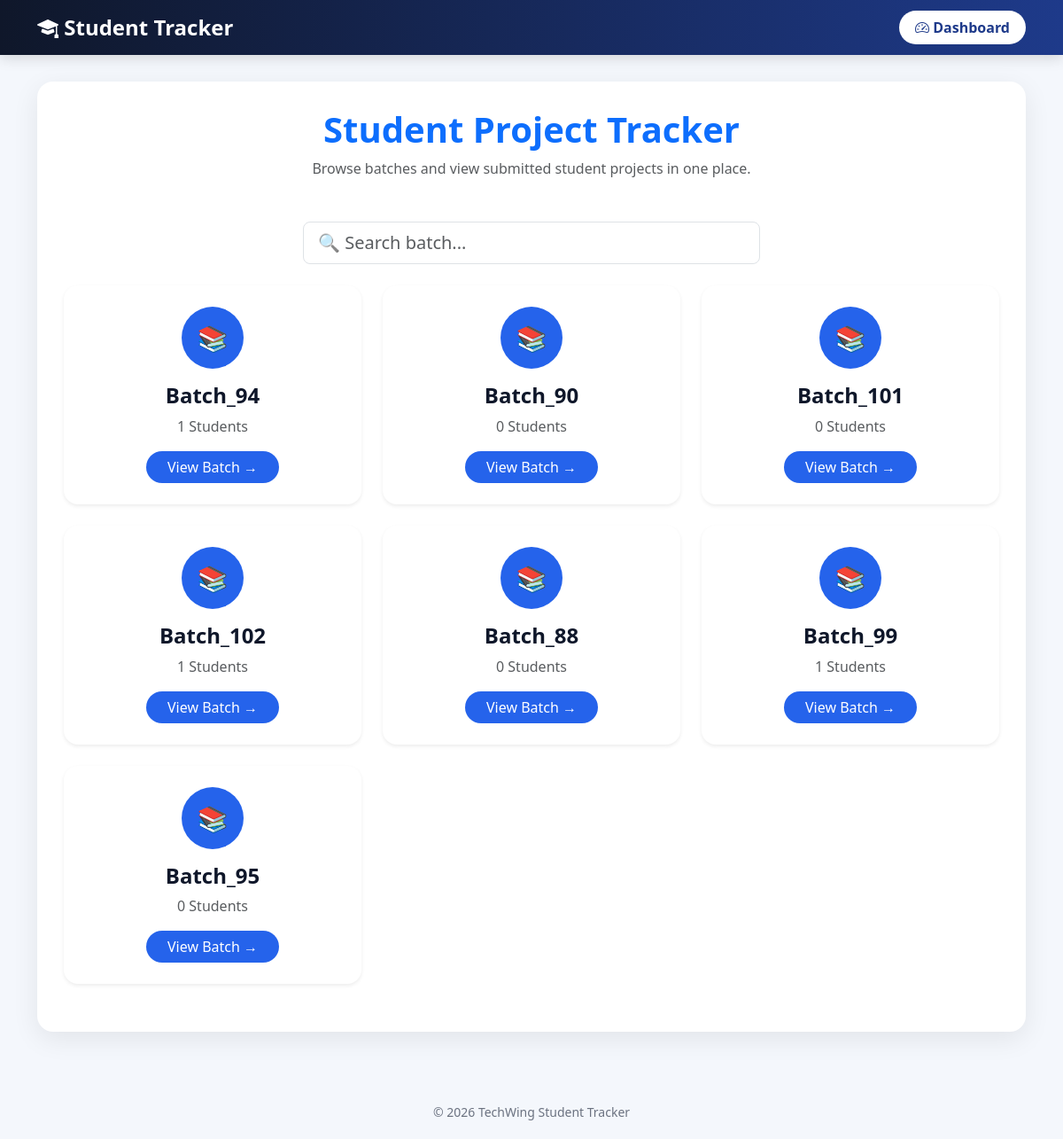
The page / on the database its author committed.
### tracker/models.py (models this page shows, shortened)
class Batch(models.Model):
    name = models.CharField(max_length=100)

### tracker/views.py (the view)
# urls.py: path('', views.home, name='home'),
def home(request):
    batches = Batch.objects.all()
    return render(
        request,
        "home.html",
        {"batches": batches}
    )

### tracker/templates/home.html (shortened to what this page needs)
{% extends 'base.html' %}
{% block content %}
<div class="text-center mb-5">
    <h1 class="fw-bold text-primary">Student Project Tracker</h1>
    <p class="text-muted">
        Browse batches and view submitted student projects in one place.
    </p>
</div>
<div class="row justify-content-center mb-4">
    <div class="col-md-6">
        <input
            type="text"
            id="batchSearch"
            class="form-control form-control-lg"
            placeholder="🔍 Search batch..."
            onkeyup="filterBatches()"
        >
    </div>
</div>
<div class="row" id="batchContainer">
    {% for batch in batches %}
    <div class="col-lg-4 col-md-6 mb-4 batch-card">
        <div class="card border-0 shadow-sm h-100 rounded-4">
            <div class="card-body text-center p-4">
                <div class="mb-3">
                    <div style="
                        width:70px;
                        height:70px;
                        border-radius:50%;
                        background:#2563eb;
                        color:white;
                        display:flex;
                        align-items:center;
                        justify-content:center;
                        font-size:28px;
                        margin:auto;
                    ">
                        📚
                    </div>
                </div>
                <h4 class="fw-bold batch-name">
                    {{ batch.name }}
                </h4>
                <p class="text-muted">
                    {{ batch.students.count }} Students
                </p>
                <a
                    href="{% url 'batch_detail' batch.id %}"
                    class="btn btn-primary rounded-pill px-4"
                >
                    View Batch →
                </a>
            </div>
        </div>
    </div>
    {% empty %}
    <div class="text-center">
        <h4>No batches available.</h4>
    </div>
    {% endfor %}
</div>
{% endblock %}

### tracker/templates/base.html (shortened to what this page needs)
<!DOCTYPE html>
<html lang="en">
<head>
    <link href="https://cdn.jsdelivr.net/npm/bootstrap@5.3.3/dist/css/bootstrap.min.css" rel="stylesheet">
    <link href="https://cdn.jsdelivr.net/npm/bootstrap-icons@1.11.3/font/bootstrap-icons.css" rel="stylesheet">
</head>
<body>
<nav class="navbar navbar-expand-lg">
    <div class="container">
        <a class="navbar-brand" href="/">
            <i class="bi bi-mortarboard-fill"></i>
            Student Tracker
        </a>
        <div>
            <a href="/dashboard/" class="nav-btn">
                <i class="bi bi-speedometer2"></i>
                Dashboard
            </a>
        </div>
    </div>
</nav>
<div class="container">
    <div class="main-card">
        {% block content %}
        {% endblock %}
    </div>
</div>
<footer>
    © 2026 TechWing Student Tracker
</footer>
</body>
</html>

### tracker/templates/base.html (style rules this page uses)
body { background:#f4f7fc; font-family: "Segoe UI", sans-serif; }
.navbar { background: linear-gradient(90deg,#0f172a,#1e3a8a); box-shadow:0 3px 15px rgba(0,0,0,.15); }
.navbar-brand { font-size:24px; font-weight:700; color:#fff !important; }
.nav-btn { background:#ffffff; color:#1e3a8a !important; border-radius:30px; padding:8px 18px; font-weight:600; text-decoration:none; margin-left:8px; transition:.3s; }
.main-card { background:#fff; padding:30px; border-radius:18px; margin-top:30px; box-shadow:0 8px 30px rgba(0,0,0,.08); }
.btn-primary { background:#2563eb; border:none; }
.card { border:none; border-radius:16px; transition:.3s; box-shadow:0 4px 15px rgba(0,0,0,.08); }
h1,h2,h3,h4,h5 { color:#0f172a; font-weight:700; }
a { text-decoration:none; }
footer { margin-top:60px; text-align:center; color:#6b7280; padding:20px; font-size:14px; }

### rows shown on the page
Batch: name "Batch_94", students.count "1"
Batch: name "Batch_90", students.count "0"
Batch: name "Batch_101", students.count "0"
Batch: name "Batch_102", students.count "1"
Batch: name "Batch_88", students.count "0"
Batch: name "Batch_99", students.count "1"
Batch: name "Batch_95", students.count "0"
